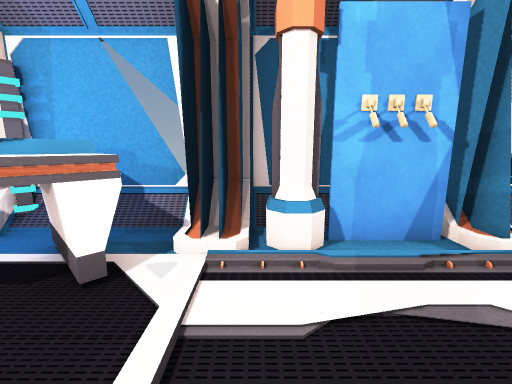
view 1 (above)

17 first-person views from a walk through a 3-D level made in the Unity game engine. The camera is 1.5 m above the floor, tilts 10° down and sees 90° across. Doors are open. The floor is counted in squares, 0.9 m on a side. Each view is taken from the middle of a square. On the plan, view 1 faces up. The plan holds only what a view shows up to about 14 squares ahead; the rest is blank. The place goes on beyond the plan. The player is left out. Some surface patterns are stand-ins.

view 2
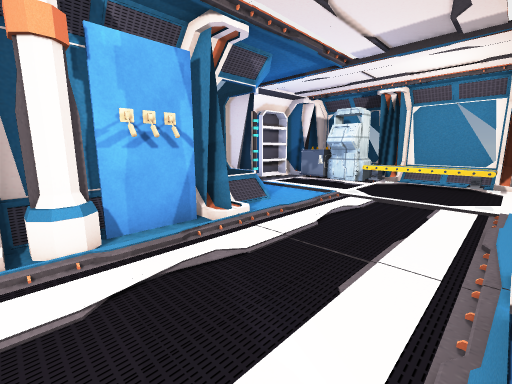

view 3
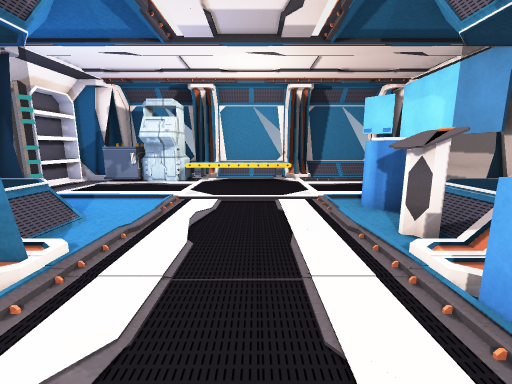

view 4
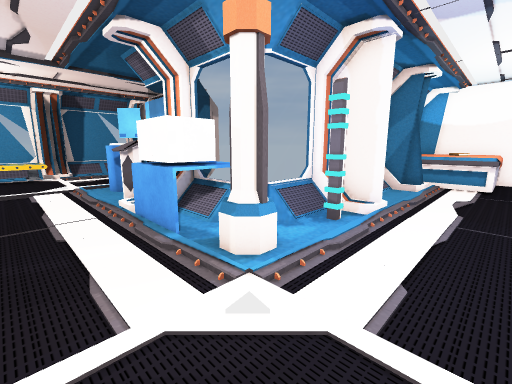

view 5
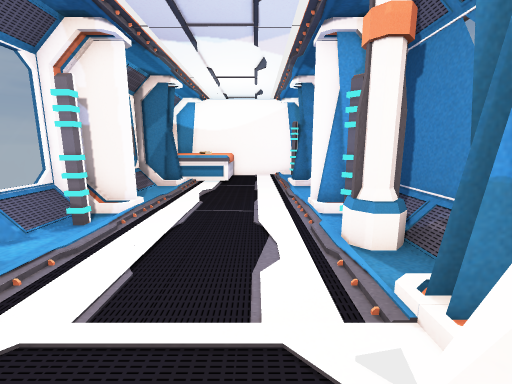

view 6
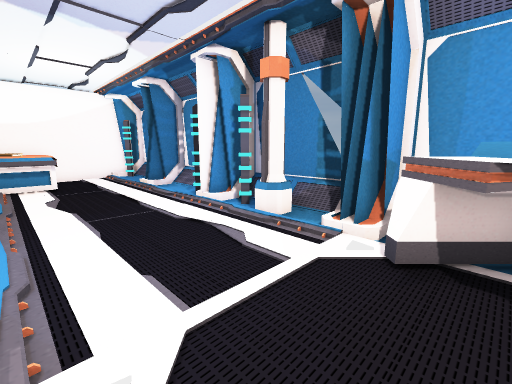

view 7
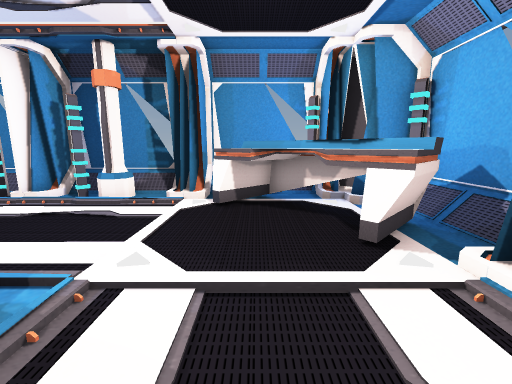

view 8
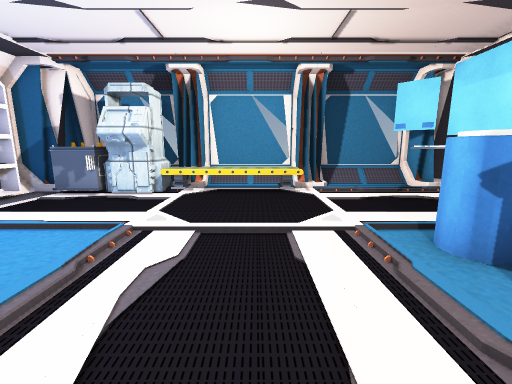

view 9
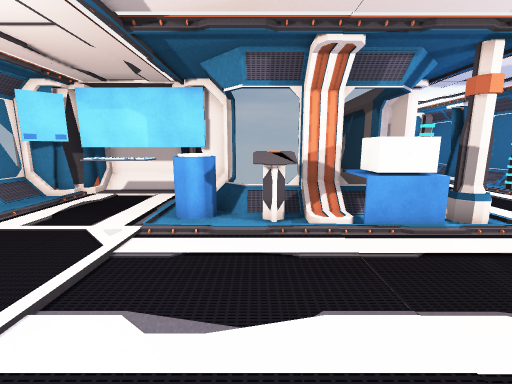

view 10
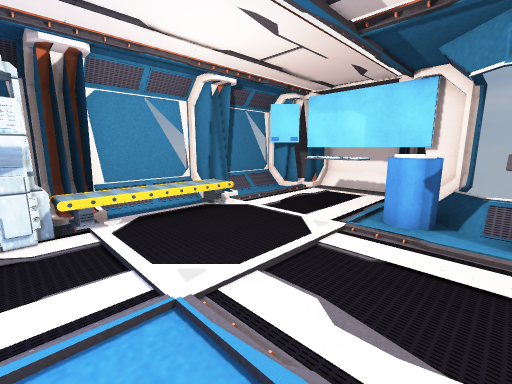

view 11
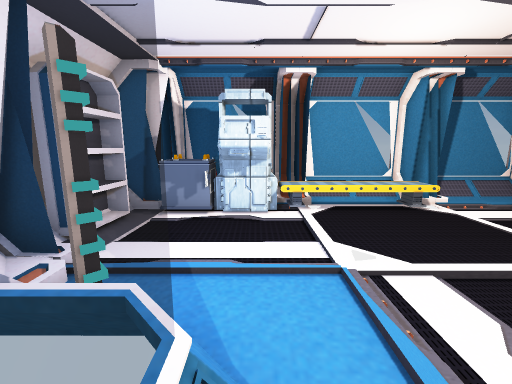

view 12
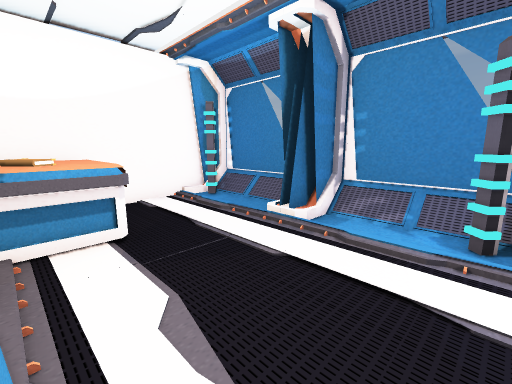

view 13
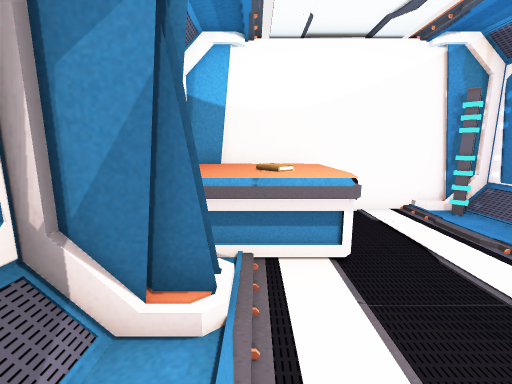

view 14
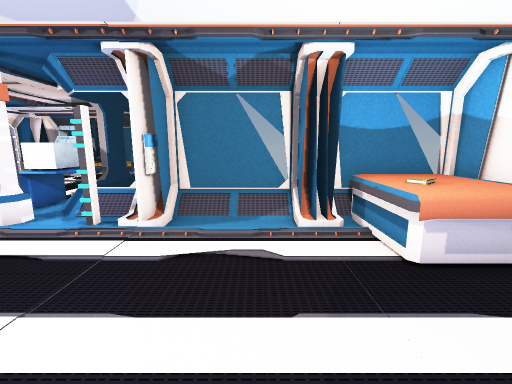

view 15
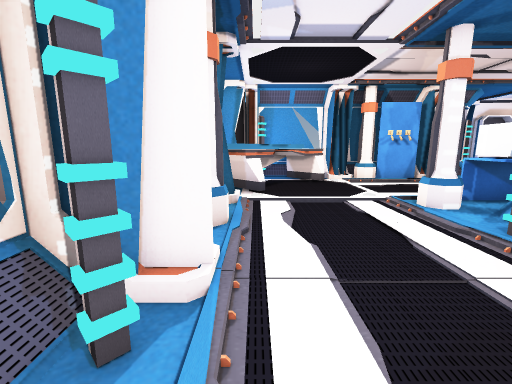

view 16
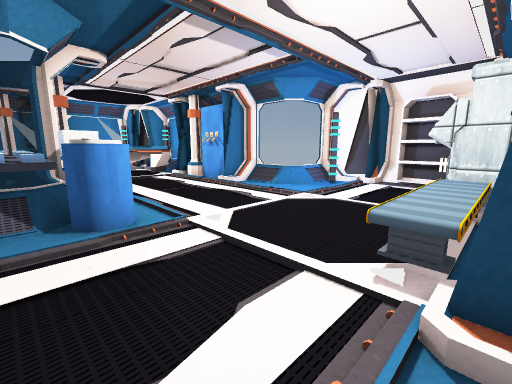

view 17
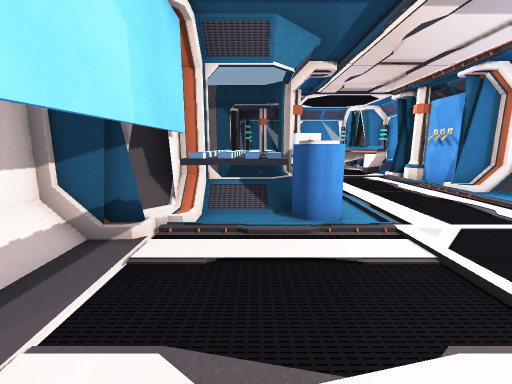

### Floor plan
Key: @ floor where view 1 was taken; # wall or solid block; . floor; / step, stairs or slope; D open door; = window, fence, low wall or low ledge; ^ raised ledge; C column; S shelf; M cash machine; N conveyor; L console; B bed; K books; O other object.
Columns run from 8 left of view 1 to 16 right of it. Each row starts with its distance up from view 1.
 10                 ######
  9                ###.SS###
  8                #//...OO#
  7                =#/...OO#
  6    #===##== ###=./...#M#
  5   ##=#=##C###///./..MMM#
  4  ###OOO#CC..#..../...M##
  3  ##OOOO..............NN#
  2  =OOO............/...NN#
  1  #OO............./...NN#
  0  #OO....@............NN##
 -1  ##.//.///##//////.//.###
 -2  =...../C.O#/LL.O/....//#
 -3  #C..../.=^^##=OO/...../#
 -4  =C..../.=    #=./OOO../#
 -5  ##..../##     =./...../#
 -6 ###DDDDDO#     ### ///###
 -7 #/#DDDD/.=      ##////##
 -8 #/...../.=       ######
 -9 #/...../.=
-10 ##/....//#
-11 ###..../##
-12 #O....BKB#
-13 #O....KKB#
-14 #O....BBB#
-15 ###...BBB#
-16   ####

Where each view was taken, in squares from view 1:
view 1: 0 up, 0 right, facing up
view 2: 1 down, 0 right, facing up-right
view 3: 1 up, 1 right, facing right
view 4: 1 up, 3 left, facing down-right
view 5: 1 up, 4 left, facing down
view 6: 1 up, 1 left, facing down-left
view 7: 1 up, 2 right, facing left
view 8: 1 up, 4 right, facing right
view 9: 5 up, 6 right, facing down
view 10: 5 up, 6 right, facing down-right
view 11: 5 up, 5 right, facing right
view 12: 7 down, 1 left, facing down-left
view 13: 8 down, 1 left, facing down
view 14: 9 down, 7 left, facing right
view 15: 9 down, 5 left, facing up
view 16: 4 down, 14 right, facing up-left
view 17: 4 down, 14 right, facing left
